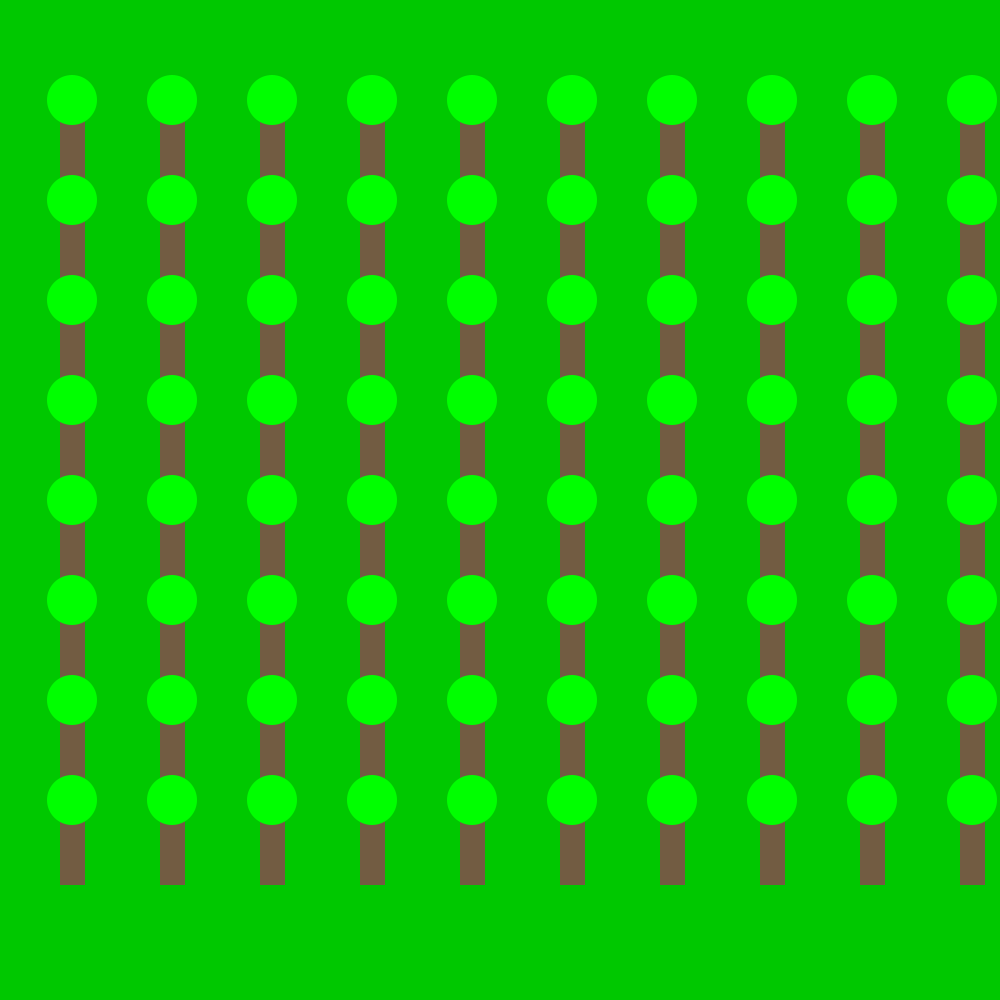
Frame 1 (no input)
Frame 60 (the mouse pressed at the canvas centre just before this capture): identical to frame 1, image omitted
Frame 120 (the mouse held since frame 60 and released just before this capture): identical to frame 1, image omitted

The Processing sketch that drew this single still picture (run headless with seeded random() and noise(); from frame 60 on, the mouse is pressed at the canvas centre):

// Processing sketch: opdracht_9_10_bos
// ── opdracht_9_10_bos.pde
void setup(){
  size(1000,1000);
  background(0,200,0);
  bos(12,8);
}

void draw(){
  
}
void boom(int a,int b){
  fill(114,92,66);
  noStroke();
  rect(a+10,b,25,85);
   fill(0,255,0);
  noStroke();
  ellipse(a+22,b,50,50);
  
}

void bos(int rij,int colom){
  for(int i=0; i<rij; i++){
    for(int j=0; j<colom; j++){
       boom(100*i+50,100*j+100);
    }
  }
}
